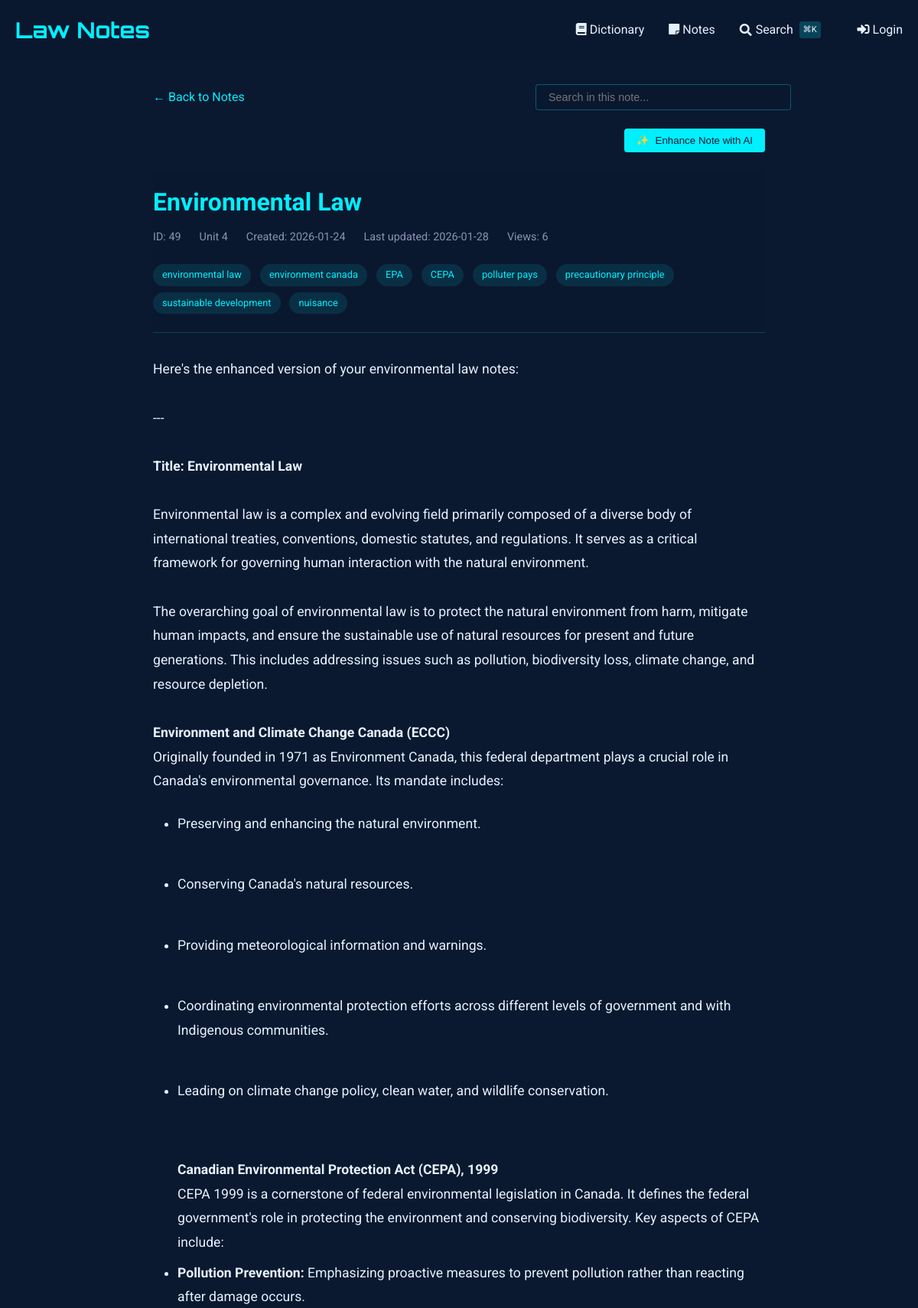
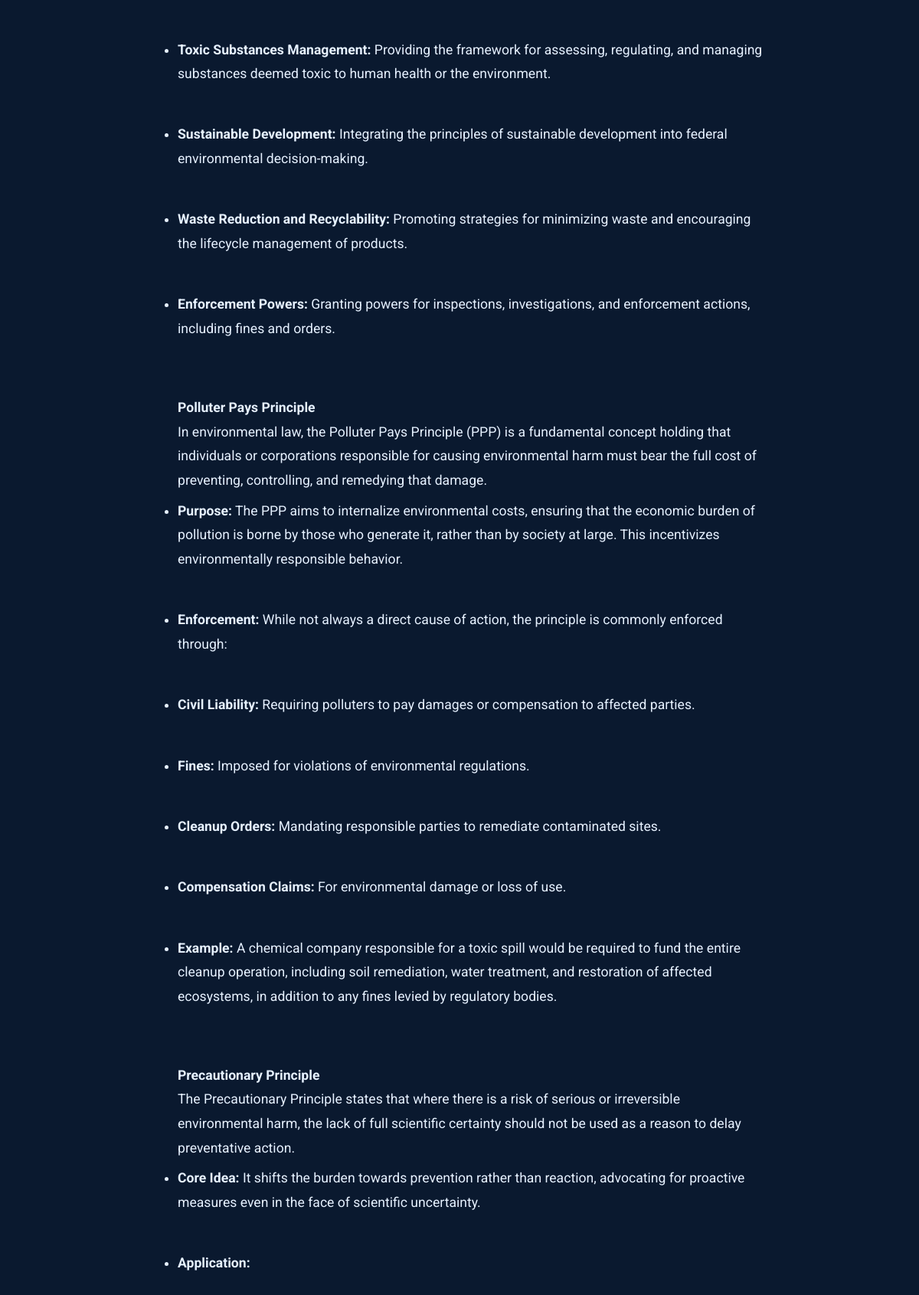
The app's page /notes/view/49 (upper part) with its own data (2 pictures, top to bottom).
### tables this page shows
CREATE TABLE notes (
    id INTEGER PRIMARY KEY AUTOINCREMENT,
    title TEXT NOT NULL,                -- short title for the note
    content TEXT NOT NULL,              -- the full note text
    unit_number INTEGER,                -- optional: to group with course units
    tags TEXT,                          -- comma-separated or JSON for filtering/search
    related_entries TEXT,               -- store glossary ids (e.g., "1,4,5") for cross-linking
    created_at TIMESTAMP DEFAULT CURRENT_TIMESTAMP,
    last_updated TIMESTAMP DEFAULT CURRENT_TIMESTAMP,
    views INTEGER DEFAULT 0,            -- track popularity
    is_favorite BOOLEAN DEFAULT 0,      -- quick flag for starred notes
    comments TEXT                       -- optional: your own thoughts or annotations
, has_worksheet BOOLEAN DEFAULT 0);

### notes_routes.py (the view, shortened to what this page needs)
@notes_bp.route('/view/<int:note_id>')
def view_note(note_id):
    db = SQL("sqlite:///notes.db")
    note = db.execute("""
        SELECT *,
               strftime('%Y-%m-%d', created_at) as created_date,
               strftime('%Y-%m-%d', last_updated) as last_updated
        FROM notes
        WHERE id = :id
    """, id=note_id)
    if not note:
        abort(404)
    note = note[0]
    db.execute("""
        UPDATE notes
        SET views = COALESCE(views, 0) + 1
        WHERE id = :id
    """, id=note_id)
    content = note['content']
    content = re.sub(r'^# (.*?)$', r'<h1>\1</h1>', content, flags=re.MULTILINE)
    content = re.sub(r'^## (.*?)$', r'<h2>\1</h2>', content, flags=re.MULTILINE)
    content = re.sub(r'^### (.*?)$', r'<h3>\1</h3>', content, flags=re.MULTILINE)
    content = re.sub(r'\*\*(.*?)\*\*', r'<strong>\1</strong>', content)
    content = re.sub(r'\*(.*?)\*', r'<em>\1</em>', content)
    content = re.sub(r'^\s*[-*] (.*?)$', r'<li>\1</li>', content, flags=re.MULTILINE)
    content = re.sub(r'(<li>.*</li>)', r'<ul>\1</ul>', content, flags=re.DOTALL)
    content = re.sub(r'^> (.*?)$', r'<blockquote>\1</blockquote>', content, flags=re.MULTILINE)
    content = content.replace('\n', '<br>')
    content = re.sub(
        r'<aside>\s*💡\s*(.*?)\s*</aside>',
        r'<div class="callout"><div class="callout-emoji">💡</div><div class="callout-content">\1</div></div>',
        content,
        flags=re.DOTALL
    )
    sections = re.split(r'(<h[1-3]>.*?</h[1-3]>)', content)
    processed_sections = []
    for i, section in enumerate(sections):
        if section.startswith('<h'):
            processed_sections.append(section)
        elif section.strip():
            if not any(tag in section for tag in ['<p>', '<ul>', '<ol>', '<blockquote>', '<div class="callout">']):
                section = f'<p>{section}</p>'
            processed_sections.append(section)
    processed_content = '\n'.join(processed_sections)
    related_entries = []
    worksheet_images = []
    if note.get('has_worksheet'):
        worksheet_images = get_worksheet_images(note_id)
    return render_template('notes/view.html',
                         note=note,
                         content=processed_content,
                         related_entries=related_entries,
                         worksheet_images=worksheet_images)

### sql.py (called while the page is built, shortened)
def _enable_logging(f):
    import logging
    import functools
    import os
    @functools.wraps(f)
    def decorator(*args, **kwargs):
        try:
            import flask
        except ModuleNotFoundError:
            return f(*args, **kwargs)
        disabled = logging.getLogger("cs50").disabled
        if flask.current_app and os.getenv("FLASK_ENV") == "development":
            logging.getLogger("cs50").disabled = False
        try:
            return f(*args, **kwargs)
        finally:
            logging.getLogger("cs50").disabled = disabled
    return decorator

def _parse_placeholder(token):
    import re
    import sqlparse
    if (
        not isinstance(token, sqlparse.sql.Token)
        or token.ttype != sqlparse.tokens.Name.Placeholder
    ):
        raise TypeError()
    if token.value == "?":
        return "qmark", None
    matches = re.search(r"^:([1-9]\d*)$", token.value)
    if matches:
        return "numeric", int(matches.group(1)) - 1
    matches = re.search(r"^:([a-zA-Z]\w*)$", token.value)
    if matches:
        return "named", matches.group(1)

    def __del__(self):
        self._disconnect()

    def _disconnect(self):
        if hasattr(_data, self._name()):
            getattr(_data, self._name()).close()
            delattr(_data, self._name())

    def _name(self):
        return str(hash(self))

        def connect(dbapi_connection, connection_record):
            try:
                if isinstance(
                    dbapi_connection, sqlite3.Connection
                ):  # If back end is sqlite
                    cursor = dbapi_connection.cursor()
                    cursor.execute("PRAGMA foreign_keys=ON")
                    cursor.close()
            except:
                pass

### templates/notes/view.html (shortened to what this page needs)
{% extends "notes/base.html" %}
{% block content %}
<div class="container" style="max-width: 800px; margin: 0 auto;">
    <div style="margin-bottom: 1.5rem; display: flex; justify-content: space-between; align-items: center; flex-wrap: wrap; gap: 1rem;">
        <a href="{{ url_for('notes.index') }}" style="color: var(--primary); text-decoration: none; display: inline-flex; align-items: center;">
            ← Back to Notes
        </a>
        <div class="search-container" style="position: relative; max-width: 300px; width: 100%;">
            <input type="text" id="noteSearch" placeholder="Search in this note..."
                   style="width: 100%; padding: 0.5rem 1rem; background: rgba(10, 25, 47, 0.7);
                          border: 1px solid rgba(0, 240, 255, 0.3); border-radius: 4px;
                          color: #e6f1ff; font-size: 0.9rem;">
        </div>
    </div>
    <div id="enhanceControls" style="margin-bottom: 1.5rem; display: flex; justify-content: flex-end; gap: 1rem;">
        <button id="enhanceNoteBtn" class="btn btn-primary" style="background: var(--primary); color: #0a192f; border: none; padding: 0.5rem 1rem; border-radius: 4px; cursor: pointer; font-weight: 500; display: flex; align-items: center; gap: 0.5rem;">
            <span id="enhanceIcon">✨</span> Enhance Note with AI
        </button>
    </div>
    <article class="note">
        <header class="note-header">
            <h1 class="note-title">
                {{ note.title }}
            </h1>
            <div class="note-meta">
                <span>ID: {{ note.id }}</span>
                {% if note.unit_number %}
                <span>Unit {{ note.unit_number }}</span>
                {% endif %}
                <span>Created: {{ note.created_date }}</span>
                <span>Last updated: {{ note.last_updated }}</span>
                <span>Views: {{ note.views or 0 }}</span>
            </div>
            {% if note.tags %}
            <div class="note-tags" style="margin-top: 1rem;">
                {% for tag in note.tags.split(',') %}
                    <span class="tag">{{ tag.strip() }}</span>
                {% endfor %}
            </div>
            {% endif %}
        </header>
        <div class="note-content">
            {{ content|safe }}
        </div>
    </article>
</div>
{% endblock %}

### templates/dictionary/base.html (style rules this page uses)
:root { --primary: #00f0ff; --bg-dark: #0a192f; --text: #e6f1ff; --success: #2ecc71; --error: #e74c3c; }
body { font-family: 'Roboto', sans-serif; background-color: var(--bg-dark); color: var(--text); line-height: 1.6; margin: 0; padding: 0; }
.container { max-width: 1200px; margin: 0 auto; padding: 0 20px; }
header { background: rgba(10, 25, 47, 0.9); padding: 1rem 0; }
.btn { display: inline-block; padding: 0.6rem 1.5rem; background: var(--primary); color: #000; border: none; border-radius: 4px; cursor: pointer; text-decoration: none; font-weight: 500; transition: all 0.3s; }

### templates/notes/view.html (style rules this page uses)
.note-header { margin-bottom: 2rem; padding-bottom: 1rem; border-bottom: 1px solid rgba(0, 240, 255, 0.2); }
.note-title { color: var(--primary); margin: 0 0 0.5rem 0; font-size: 2rem; font-weight: 700; }
.note-meta { display: flex; gap: 1.5rem; color: #8892b0; font-size: 0.9rem; margin-bottom: 1.5rem; }
.note-content { font-size: 1.1rem; line-height: 1.8; color: #e6f1ff; }
.note-content ul, .note-content ol { margin: 1.5rem 0; padding-left: 2rem; }
.note-content li { margin: 0.5rem 0; }
.tag { display: inline-block; background: rgba(0, 240, 255, 0.1); color: var(--primary); padding: 0.25rem 0.75rem; border-radius: 20px; font-size: 0.8rem; margin-right: 0.5rem; margin-bottom: 0.5rem; }

### records on screen
notes: title "Environmental Law", id "49", unit_number "4", views "6"

### other values on screen
{{ note.created_date }} "2026-01-24"
{{ note.last_updated }} "2026-01-28"
{{ tag.strip() }} "environmental law" "environment canada" "EPA" "CEPA" "polluter pays" "precautionary principle" "sustainable development" "nuisance"
